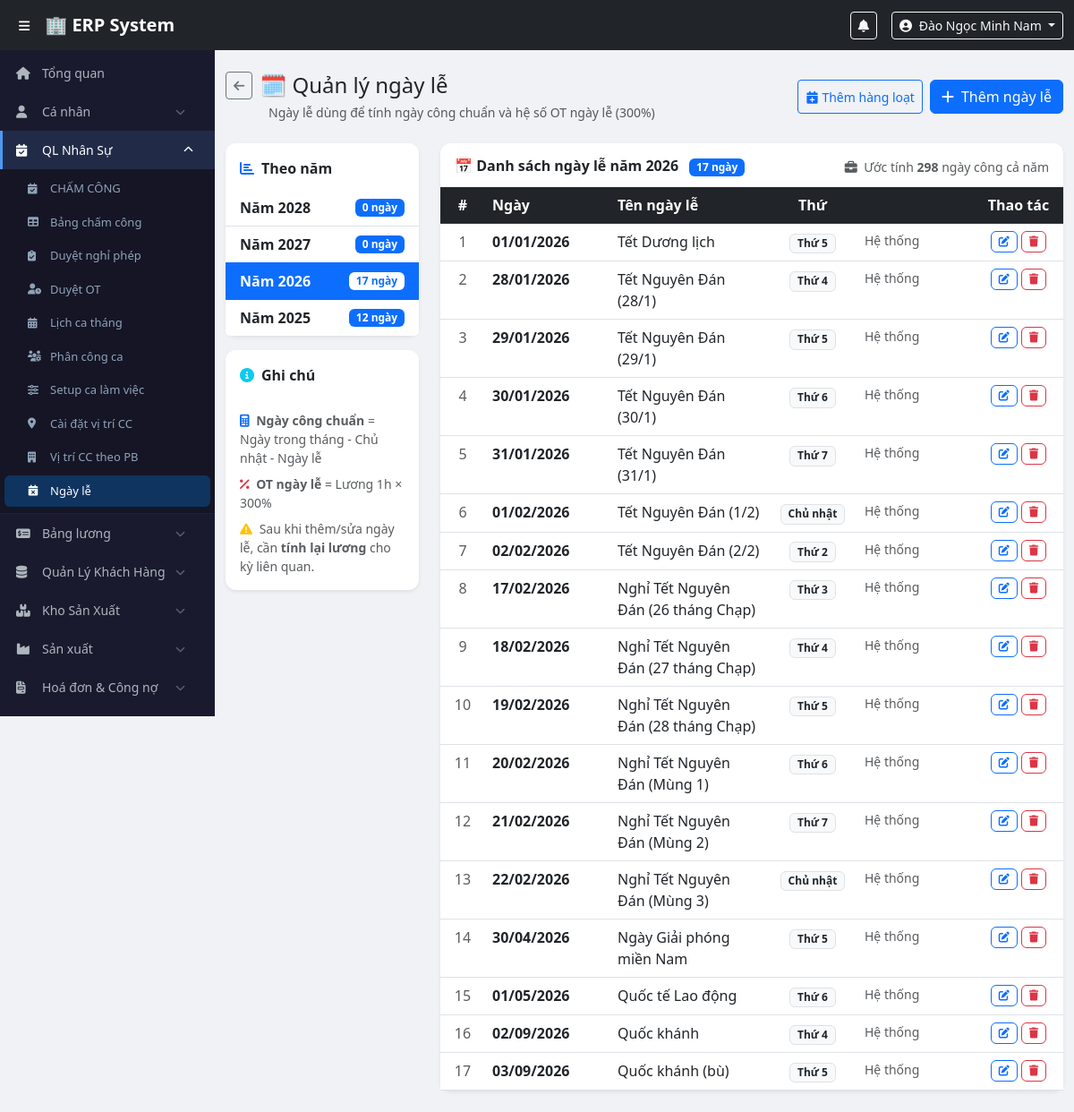
The app's page /modules/payroll/holidays.php (signed in) with its own data.
### tables this page shows
CREATE TABLE `holidays` (
  `id` int(11) NOT NULL,
  `holiday_date` date NOT NULL,
  `holiday_name` varchar(100) NOT NULL,
  `year` year(4) NOT NULL,
  `created_by` int(11) DEFAULT NULL
);

### modules/payroll/holidays.php (the view, shortened to what this page needs)
<?php
$pdo  = getDBConnection();
$selectedYear = (int)($_GET['year'] ?? date('Y'));
$holidays = $pdo->prepare("
    SELECT h.*, u.full_name AS created_name
    FROM holidays h
    LEFT JOIN users u ON h.created_by = u.id
    WHERE h.year = ?
    ORDER BY h.holiday_date ASC
");
$holidays->execute([$selectedYear]);
$holidays = $holidays->fetchAll();
$yearStats = $pdo->query("
    SELECT year, COUNT(*) AS total
    FROM holidays
    GROUP BY year
    ORDER BY year DESC
")->fetchAll();
include $_SERVER['DOCUMENT_ROOT'] . '/erp/includes/header.php';
include $_SERVER['DOCUMENT_ROOT'] . '/erp/includes/sidebar.php';
?>
<div class="main-content">
<div class="container-fluid py-4">
    <div class="d-flex justify-content-between align-items-center mb-4">
        <div>
            <div class="d-flex align-items-center gap-2 mb-1">
                <a href="/erp/modules/payroll/index.php" class="btn btn-outline-secondary btn-sm">
                    <i class="fas fa-arrow-left"></i>
                </a>
                <h4 class="mb-0">🗓️ Quản lý ngày lễ</h4>
            </div>
            <p class="text-muted small mb-0 ms-5">
                Ngày lễ dùng để tính ngày công chuẩn và hệ số OT ngày lễ (300%)
            </p>
        </div>
        <div class="d-flex gap-2">
            <button class="btn btn-outline-primary btn-sm" data-bs-toggle="modal" data-bs-target="#bulkModal">
                <i class="fas fa-calendar-plus me-1"></i>Thêm hàng loạt
            </button>
            <button class="btn btn-primary" data-bs-toggle="modal" data-bs-target="#addModal">
                <i class="fas fa-plus me-2"></i>Thêm ngày lễ
            </button>
        </div>
    </div>
    <div class="row g-4">
        <div class="col-md-3">
            <div class="card border-0 shadow-sm">
                <div class="card-header bg-white fw-bold border-0 pt-3">
                    <i class="fas fa-chart-bar me-2 text-primary"></i>Theo năm
                </div>
                <div class="list-group list-group-flush">
                    <?php
                    $allYears = [];
                    foreach ($yearStats as $ys) $allYears[$ys['year']] = $ys['total'];
                    for ($y = date('Y') - 1; $y <= date('Y') + 2; $y++) {
                        if (!isset($allYears[$y])) $allYears[$y] = 0;
                    }
                    krsort($allYears);
                    foreach ($allYears as $y => $total):
                    ?>
                    <a href="/erp/modules/payroll/holidays.php?year=<?= $y ?>"
                       class="list-group-item list-group-item-action d-flex justify-content-between align-items-center
                              <?= $y == $selectedYear ? 'active' : '' ?>">
                        <span class="fw-semibold">Năm <?= $y ?></span>
                        <span class="badge <?= $y == $selectedYear ? 'bg-white text-primary' : 'bg-primary' ?>">
                            <?= $total ?> ngày
                        </span>
                    </a>
                    <?php endforeach; ?>
                </div>
            </div>
            <div class="card border-0 shadow-sm mt-3">
                <div class="card-header bg-white fw-bold border-0 pt-3">
                    <i class="fas fa-info-circle me-2 text-info"></i>Ghi chú
                </div>
                <div class="card-body small text-muted">
                    <p class="mb-2">
                        <i class="fas fa-calculator me-1 text-primary"></i>
                        <strong>Ngày công chuẩn</strong> = Ngày trong tháng - Chủ nhật - Ngày lễ
                    </p>
                    <p class="mb-2">
                        <i class="fas fa-percentage me-1 text-danger"></i>
                        <strong>OT ngày lễ</strong> = Lương 1h × 300%
                    </p>
                    <p class="mb-0">
                        <i class="fas fa-exclamation-triangle me-1 text-warning"></i>
                        Sau khi thêm/sửa ngày lễ, cần <strong>tính lại lương</strong> cho kỳ liên quan.
                    </p>
                </div>
            </div>
        </div>
        <div class="col-md-9">
            <div class="card border-0 shadow-sm">
                <div class="card-header bg-white border-0 pt-3 d-flex justify-content-between align-items-center">
                    <h6 class="fw-bold mb-0">
                        📅 Danh sách ngày lễ năm <?= $selectedYear ?>
                        <span class="badge bg-primary ms-2"><?= count($holidays) ?> ngày</span>
                    </h6>
                    <?php
                    $totalWorkingDays = 0;
                    for ($m = 1; $m <= 12; $m++) {
                        $daysInMonth = (int) date('t', mktime(0, 0, 0, $m, 1, $selectedYear));
                        $from = "$selectedYear-" . str_pad($m,2,'0',STR_PAD_LEFT) . "-01";
                        $to   = "$selectedYear-" . str_pad($m,2,'0',STR_PAD_LEFT) . "-$daysInMonth";
                        $current = new DateTime($from);
                        $end     = new DateTime($to);
                        $holidayDates = array_column($holidays, 'holiday_date');
                        while ($current <= $end) {
                            if ($current->format('N') != 7 && !in_array($current->format('Y-m-d'), $holidayDates))
                                $totalWorkingDays++;
                            $current->modify('+1 day');
                        }
                    }
                    ?>
                    <span class="text-muted small">
                        <i class="fas fa-briefcase me-1"></i>
                        Ước tính <strong><?= $totalWorkingDays ?></strong> ngày công cả năm
                    </span>
                </div>
                <div class="card-body p-0">
                    <?php if (empty($holidays)): ?>
                    <div class="text-center text-muted py-5">
                        <i class="fas fa-calendar-times fa-3x mb-3 d-block opacity-25"></i>
                        <p class="mb-2">Chưa có ngày lễ nào cho năm <?= $selectedYear ?></p>
                        <button class="btn btn-primary btn-sm" data-bs-toggle="modal" data-bs-target="#addModal">
                            <i class="fas fa-plus me-1"></i>Thêm ngày lễ
                        </button>
                    </div>
                    <?php else: ?>
                    <table class="table table-hover mb-0">
                        <thead class="table-dark">
                            <tr>
                                <th width="50" class="text-center">#</th>
                                <th width="140">Ngày</th>
                                <th>Tên ngày lễ</th>
                                <th width="100" class="text-center">Thứ</th>
                                <th width="130" class="text-muted small">Người thêm</th>
                                <th width="100" class="text-center">Thao tác</th>
                            </tr>
                        </thead>
                        <tbody>
                        <?php foreach ($holidays as $i => $h):
                            $dow = date('N', strtotime($h['holiday_date']));
                            $dowNames = ['1'=>'Thứ 2','2'=>'Thứ 3','3'=>'Thứ 4','4'=>'Thứ 5',
                                         '5'=>'Thứ 6','6'=>'Thứ 7','7'=>'Chủ nhật'];
                            $dowClass = $dow == 7 ? 'text-danger fw-bold' : ($dow == 6 ? 'text-warning' : '');
                        ?>
                        <tr>
                            <td class="text-center text-muted"><?= $i + 1 ?></td>
                            <td class="fw-semibold">
                                <?= date('d/m/Y', strtotime($h['holiday_date'])) ?>
                            </td>
                            <td><?= htmlspecialchars($h['holiday_name']) ?></td>
                            <td class="text-center">
                                <span class="badge bg-light text-dark border <?= $dowClass ?>">
                                    <?= $dowNames[$dow] ?? '' ?>
                                </span>
                            </td>
                            <td class="small text-muted">
                                <?= htmlspecialchars($h['created_name'] ?? 'Hệ thống') ?>
                            </td>
                            <td class="text-center">
                                <div class="d-flex gap-1 justify-content-center">
                                    <button class="btn btn-xs btn-outline-primary"
                                            onclick="editHoliday(<?= htmlspecialchars(json_encode($h)) ?>)"
                                            title="Sửa">
                                        <i class="fas fa-edit"></i>
                                    </button>
                                    <button class="btn btn-xs btn-outline-danger"
                                            onclick="deleteHoliday(<?= $h['id'] ?>, '<?= htmlspecialchars($h['holiday_name']) ?>', <?= $selectedYear ?>)"
                                            title="Xóa">
                                        <i class="fas fa-trash"></i>
                                    </button>
                                </div>
                            </td>
                        </tr>
                        <?php endforeach; ?>
                        </tbody>
                    </table>
                    <?php endif; ?>
                </div>
            </div>
        </div>
    </div>
</div>
</div>
<?php include $_SERVER['DOCUMENT_ROOT'] . '/erp/includes/footer.php'; ?>

### assets/css/style.css (style rules this page uses)
body { padding-top: 56px; background: #f0f2f5; font-family: 'Segoe UI', sans-serif; }
.main-content { margin-left: 240px; transition: margin-left 0.3s; min-height: calc(100vh - 56px); }
.card { border-radius: 12px !important; }
.card-header { border-radius: 12px 12px 0 0 !important; padding: 12px 16px; }

### modules/payroll/holidays.php (style rules this page uses)
.btn-xs { padding: 2px 8px; font-size: 12px; }

### records on screen
holidays: holiday_date "01/01/2026", holiday_name "Tết Dương lịch", holiday_date "Thứ 5", created_name "Hệ thống"
holidays: holiday_date "28/01/2026", holiday_name "Tết Nguyên Đán (28/1)", holiday_date "Thứ 4", created_name "Hệ thống"
holidays: holiday_date "29/01/2026", holiday_name "Tết Nguyên Đán (29/1)", holiday_date "Thứ 5", created_name "Hệ thống"
holidays: holiday_date "30/01/2026", holiday_name "Tết Nguyên Đán (30/1)", holiday_date "Thứ 6", created_name "Hệ thống"
holidays: holiday_date "31/01/2026", holiday_name "Tết Nguyên Đán (31/1)", holiday_date "Thứ 7", created_name "Hệ thống"
holidays: holiday_date "01/02/2026", holiday_name "Tết Nguyên Đán (1/2)", holiday_date "Chủ nhật", created_name "Hệ thống"
holidays: holiday_date "02/02/2026", holiday_name "Tết Nguyên Đán (2/2)", holiday_date "Thứ 2", created_name "Hệ thống"
holidays: holiday_date "17/02/2026", holiday_name "Nghỉ Tết Nguyên Đán (26 tháng Chạp)", holiday_date "Thứ 3", created_name "Hệ thống"
holidays: holiday_date "18/02/2026", holiday_name "Nghỉ Tết Nguyên Đán (27 tháng Chạp)", holiday_date "Thứ 4", created_name "Hệ thống"
holidays: holiday_date "19/02/2026", holiday_name "Nghỉ Tết Nguyên Đán (28 tháng Chạp)", holiday_date "Thứ 5", created_name "Hệ thống"
holidays: holiday_date "20/02/2026", holiday_name "Nghỉ Tết Nguyên Đán (Mùng 1)", holiday_date "Thứ 6", created_name "Hệ thống"
holidays: holiday_date "21/02/2026", holiday_name "Nghỉ Tết Nguyên Đán (Mùng 2)", holiday_date "Thứ 7", created_name "Hệ thống"
holidays: holiday_date "22/02/2026", holiday_name "Nghỉ Tết Nguyên Đán (Mùng 3)", holiday_date "Chủ nhật", created_name "Hệ thống"
holidays: holiday_date "30/04/2026", holiday_name "Ngày Giải phóng miền Nam", holiday_date "Thứ 5", created_name "Hệ thống"
holidays: holiday_date "01/05/2026", holiday_name "Quốc tế Lao động", holiday_date "Thứ 6", created_name "Hệ thống"
holidays: holiday_date "02/09/2026", holiday_name "Quốc khánh", holiday_date "Thứ 4", created_name "Hệ thống"
holidays: holiday_date "03/09/2026", holiday_name "Quốc khánh (bù)", holiday_date "Thứ 5", created_name "Hệ thống"

### other values on screen
$user['full_name'] "Đào Ngọc Minh Nam"
$y "2028"
$total "0"
$y "2027"
$y "2026"
$total "17"
$y "2025"
$total "12"
count($holidays) "17"
$totalWorkingDays "298"
